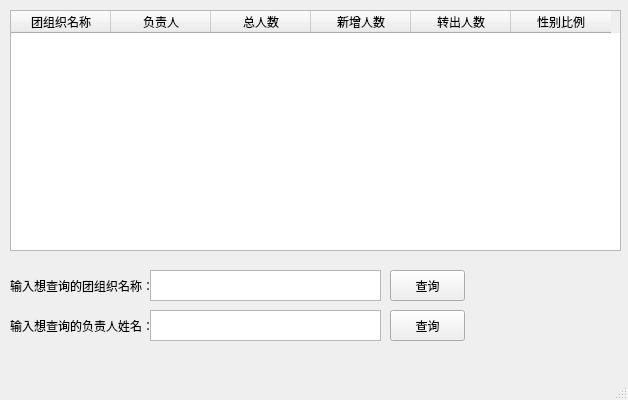
<?xml version="1.0" encoding="UTF-8"?>
<ui version="4.0">
 <class>tzzcx</class>
 <widget class="QMainWindow" name="tzzcx">
  <property name="geometry">
   <rect>
    <x>0</x>
    <y>0</y>
    <width>628</width>
    <height>400</height>
   </rect>
  </property>
  <property name="sizePolicy">
   <sizepolicy hsizetype="Preferred" vsizetype="Preferred">
    <horstretch>3</horstretch>
    <verstretch>0</verstretch>
   </sizepolicy>
  </property>
  <property name="windowTitle">
   <string>团组织查询</string>
  </property>
  <widget class="QWidget" name="centralwidget">
   <widget class="QTableWidget" name="Widget">
    <property name="geometry">
     <rect>
      <x>10</x>
      <y>10</y>
      <width>611</width>
      <height>241</height>
     </rect>
    </property>
    <column>
     <property name="text">
      <string>团组织名称</string>
     </property>
    </column>
    <column>
     <property name="text">
      <string>负责人</string>
     </property>
    </column>
    <column>
     <property name="text">
      <string>总人数</string>
     </property>
    </column>
    <column>
     <property name="text">
      <string>新增人数</string>
     </property>
    </column>
    <column>
     <property name="text">
      <string>转出人数</string>
     </property>
    </column>
    <column>
     <property name="text">
      <string>性别比例</string>
     </property>
    </column>
   </widget>
   <widget class="QLabel" name="tzzmc">
    <property name="geometry">
     <rect>
      <x>10</x>
      <y>270</y>
      <width>141</width>
      <height>31</height>
     </rect>
    </property>
    <property name="text">
     <string>输入想查询的团组织名称：</string>
    </property>
   </widget>
   <widget class="QTextEdit" name="tzzEdit">
    <property name="geometry">
     <rect>
      <x>150</x>
      <y>270</y>
      <width>231</width>
      <height>31</height>
     </rect>
    </property>
   </widget>
   <widget class="QPushButton" name="cx">
    <property name="geometry">
     <rect>
      <x>390</x>
      <y>270</y>
      <width>75</width>
      <height>31</height>
     </rect>
    </property>
    <property name="text">
     <string>查询</string>
    </property>
   </widget>
   <widget class="QPushButton" name="cx_2">
    <property name="geometry">
     <rect>
      <x>390</x>
      <y>310</y>
      <width>75</width>
      <height>31</height>
     </rect>
    </property>
    <property name="text">
     <string>查询</string>
    </property>
   </widget>
   <widget class="QLabel" name="xm">
    <property name="geometry">
     <rect>
      <x>10</x>
      <y>310</y>
      <width>141</width>
      <height>31</height>
     </rect>
    </property>
    <property name="text">
     <string>输入想查询的负责人姓名：</string>
    </property>
   </widget>
   <widget class="QTextEdit" name="xmEdit">
    <property name="geometry">
     <rect>
      <x>150</x>
      <y>310</y>
      <width>231</width>
      <height>31</height>
     </rect>
    </property>
   </widget>
  </widget>
  <widget class="QMenuBar" name="menubar">
   <property name="geometry">
    <rect>
     <x>0</x>
     <y>0</y>
     <width>628</width>
     <height>23</height>
    </rect>
   </property>
  </widget>
  <widget class="QStatusBar" name="statusbar"/>
 </widget>
 <resources/>
 <connections/>
</ui>
